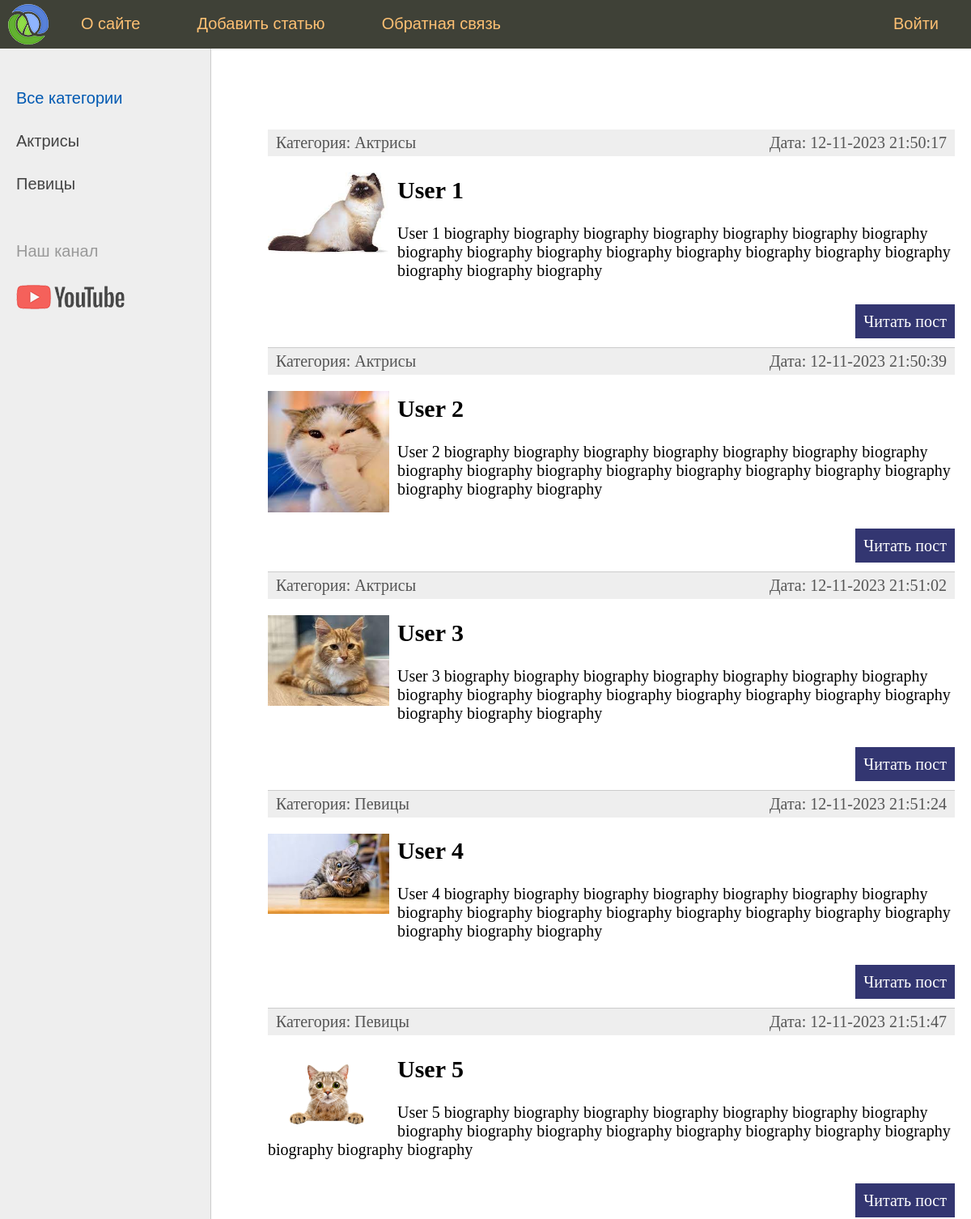
The app's page / (upper part), older data.
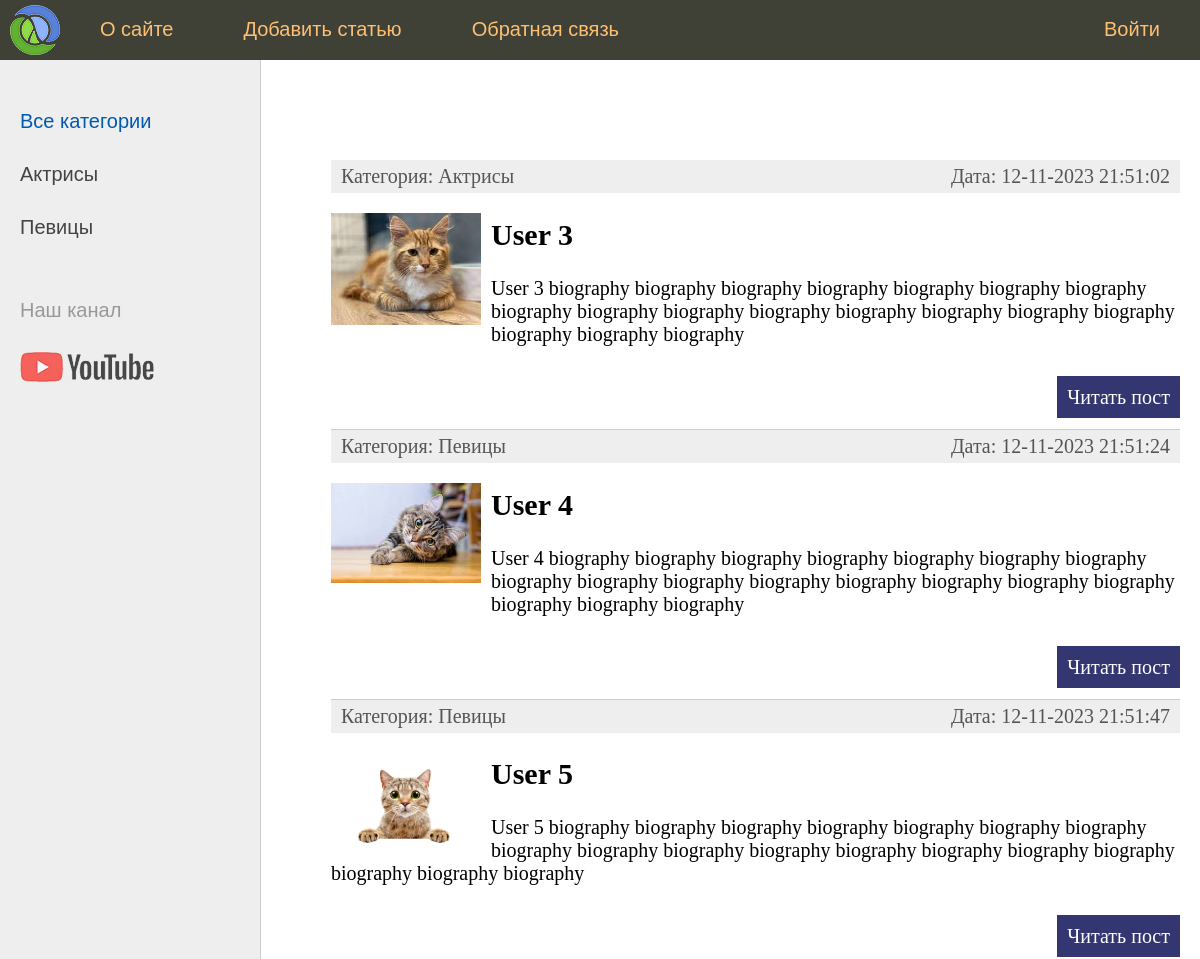
The same page, newer data.
### women/models.py (models this page shows, shortened)
class Category(models.Model):
    name = models.CharField(max_length=100, db_index=True, verbose_name='Название категории')
    slug = models.SlugField(max_length=255, unique=True, db_index=True, verbose_name='URL')
    def __str__(self):
        return self.name
    def get_absolute_url(self):
        return reverse('category', kwargs={'cat_slug': self.slug})
    class Meta:
        verbose_name = 'Категории'
        verbose_name_plural = 'Категории'
        ordering = ['id']

class Women(models.Model):
    title = models.CharField(max_length=255, verbose_name='Заголовок')
    slug = models.SlugField(max_length=255, unique=True, db_index=True, verbose_name='URL')
    content = models.TextField(blank=True, verbose_name='Текст статьи')
    photo = models.ImageField(upload_to="photos/%Y/%m/%d", verbose_name='Фото')
    time_create = models.DateTimeField(auto_now_add=True, verbose_name='Время создания')
    time_update = models.DateTimeField(auto_now=True, verbose_name='Время изменения')
    is_published = models.BooleanField(default=True, verbose_name='Публикация')
    cat = models.ForeignKey('Category', on_delete=models.PROTECT, verbose_name='Категория')
    def get_absolute_url(self):
        return reverse('post', kwargs={'post_slug': self.slug})
    class Meta:
        verbose_name = 'Известные юзеры'
        verbose_name_plural = 'Известные юзеры'
        ordering = ['time_create', 'title']

### women/views.py (the view)
# urls.py: path('', WomenHome.as_view(), name='home'),  # http://127.0.0.1:8000/
class WomenHome(ListView):
    model = Women  # selects all records from the table and displays them as a list
    template_name = 'women/index.html'
    context_object_name = 'posts'
    def get_context_data(self, *, object_list=None, **kwargs):
        context = super().get_context_data(**kwargs)
        context['menu'] = menu
        context['title'] = 'Главная страница'
        context['cat_selected'] = 0
        return context
    def get_queryset(self):
        return Women.objects.filter(is_published=True)  # to display published posts

### women/templatetags/women_tags.py (called while the page is built)
@register.simple_tag(name='getcats')
def get_categories(filter=None):
    if not filter:
        return Category.objects.all()
    else:
        return Category.objects.filter(pk=filter)

@register.inclusion_tag('women/list_categories.html')
def show_categories(sort=None, cat_selected=0):
    if not sort:
        cats = Category.objects.all()
    else:
        cats = Category.objects.order_by(sort)
    return {'cats': cats, 'cat_selected': cat_selected}

### women/templates/women/index.html (shortened to what this page needs)
{% extends 'women/base.html' %}
{% block content %}
<ul class="list-articles">
    {% for p in posts %}
    <li>
        <div class="article-panel">
            <p class="first">Категория: {{ p.cat }}</p>
            <p class="last">Дата: {{ p.time_update|date:"d-m-Y H:i:s" }}</p>
        </div>
        {% if p.photo %}
        <p><img class="img-article-left thumb" src="{{ p.photo.url }}"></p>
        {% endif %}
        <h2>{{p.title}}</h2>
        {% autoescape on %}
        {{p.content|linebreaks|truncatewords:50}}
        {% endautoescape %}
        <p class="link-read-post"><a href="{{ p.get_absolute_url }}">Читать пост</a></p>
    </li>
    {% endfor %}
</ul>
{% endblock %}

### women/templates/women/list_categories.html
{% for c in cats %}
{% if c.pk == cat_selected %}
<li class="selected">{{ c.name }}</li>
{% else %}
<li><a href="{{ c.get_absolute_url }}">{{ c.name }}</a></li>
{% endif %}
{% endfor %}

Row changes from the older to the newer data that the page shows:
no longer on this page (row edited): Women: cat "Актрисы", time_update "12-11-2023 21:50:17", photo (picture), title "User 1", content "User 1 biography biography biography biography biography biography biography biography biography biography biography biography biography biography biography biography biography biography"
no longer on this page (row edited): Women: cat "Актрисы", time_update "12-11-2023 21:50:39", photo (picture), title "User 2", content "User 2 biography biography biography biography biography biography biography biography biography biography biography biography biography biography biography biography biography biography"
